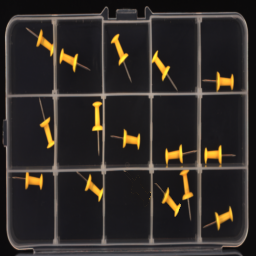
#> input picture figures/assets/058_fault.png, 256 x 256 px, given in place of pushpin_intervention_3.png, which was not available
$ python fig_results.py
#> lines starting #> are read from the running program, lines starting #| are printed output that depends on the picture
### scripts/style.py
"""Shared figure style: Times (TeX Gyre Termes) text, STIX math, TrueType embedding.

matplotlib cannot embed the CFF-flavoured TeX Gyre .otf files as Type 42, so the
first call converts them to TrueType in scripts/fonts/ (git-ignored).
"""
from pathlib import Path

import matplotlib
matplotlib.use("Agg")
import matplotlib.pyplot as plt
from matplotlib import font_manager

HERE = Path(__file__).resolve().parent
FIG = HERE.parent / "figures"
FONT_DIR = HERE / "fonts"
GYRE = Path("/usr/share/texmf/fonts/opentype/public/tex-gyre")

# column widths of the CVPR template, in inches
COL = 3.25
FULL = 6.875

# One system for every figure (see REVISION_NOTES.md):
#  models     released grey, class-wide purple, footprint green;
#             seed 1 = filled marker / solid line, seed 2 = hollow / dashed
#  edit types source light grey, sham blue, fault vermilion, vacancy ochre
#  overlays   target cyan (solid recipient, dashed vacated), queued pink;
#             reserved: never used for data
#  score maps greyscale (black = 0, white = 1)
C = {
    "released": "#4d4d4d",
    "classwide": "#7b5ea7",
    "footprint": "#1b8a6b",
    "upstream": "#b07aa1",
    "source": "#a0a0a0",
    "sham": "#3d7dc4",
    "fault": "#d55e00",
    "vacancy": "#b58a1a",
    "target": "#00b4d8",
    "queued": "#e7298a",
    "train": "#1b8a6b",      # "what we change"
    "calib": "#3d5a99",      # "fixed on training data"
    "alarm": "#c0392b",
    "grey": "#555555",
    "light": "#d9d9d9",
    "pin": "#e8c547",
}
SCORE_CMAP = "gray"

def _otf_to_ttf(src, dst):
    from fontTools.ttLib import TTFont
    from fontTools.pens.cu2quPen import Cu2QuPen
    from fontTools.pens.ttGlyphPen import TTGlyphPen

    f = TTFont(src)
    gs = f.getGlyphSet()
    glyf = {}
    for name in f.getGlyphOrder():
        pen = TTGlyphPen(gs)
        gs[name].draw(Cu2QuPen(pen, max_err=1.0, reverse_direction=True))
        glyf[name] = pen.glyph()
    from fontTools.ttLib import newTable
    t = newTable("glyf"); t.glyphs = glyf; t.glyphOrder = f.getGlyphOrder()
    f["glyf"] = t
    f["loca"] = newTable("loca")
    f["maxp"].tableVersion = 0x00010000
    for k in ("maxZones", "maxTwilightPoints", "maxStorage", "maxFunctionDefs",
              "maxInstructionDefs", "maxStackElements", "maxSizeOfInstructions",
              "maxComponentElements", "maxPoints", "maxContours",
              "maxCompositePoints", "maxCompositeContours", "maxComponentDepth"):
        setattr(f["maxp"], k, 0 if k != "maxZones" else 1)
    f["head"].glyphDataFormat = 0
    del f["CFF "]
    if "VORG" in f:
        del f["VORG"]
    f["post"].formatType = 2.0
    f["post"].extraNames = []
    f["post"].mapping = {}
    f["post"].glyphOrder = f.getGlyphOrder()
    f.sfntVersion = "\x00\x01\x00\x00"
    f.save(dst)


def setup():
    FONT_DIR.mkdir(exist_ok=True)
    for st in ("regular", "bold", "italic", "bolditalic"):
        dst = FONT_DIR / f"texgyretermes-{st}.ttf"
        if not dst.exists():
            _otf_to_ttf(GYRE / f"texgyretermes-{st}.otf", dst)
        font_manager.fontManager.addfont(str(dst))
    # drop the system CFF copies so matplotlib picks the TrueType ones
    font_manager.fontManager.ttflist = [
        f for f in font_manager.fontManager.ttflist
        if not (f.name == "TeX Gyre Termes" and f.fname.endswith(".otf"))]
    plt.rcParams.update({
        "font.family": "serif",
        "font.serif": ["Times New Roman", "TeX Gyre Termes", "Times", "Nimbus Roman"],
        "mathtext.fontset": "stix",
        "pdf.fonttype": 42,
        "ps.fonttype": 42,
        "font.size": 8,
        "axes.titlesize": 8.5,
        "axes.labelsize": 8,
        "xtick.labelsize": 7.5,
        "ytick.labelsize": 7.5,
        "legend.fontsize": 7.5,
        "mathtext.default": "it",
        "axes.spines.top": False,
        "axes.spines.right": False,
        "axes.linewidth": 0.6,
        "xtick.major.width": 0.6,
        "ytick.major.width": 0.6,
        "lines.linewidth": 1.2,
        "savefig.dpi": 400,
        "savefig.bbox": "tight",
        "savefig.pad_inches": 0.02,
    })


# [20 lines left out: functions errbar, sprite, not called in this run]


def score_map_values(asset, kind):
    """Scores recovered from a draft raster by inverting its colour map (median error ~1 grey level).

    kind = "draft" uses the draft's colour bar (guidance_maps_2), "magma" matplotlib's magma.
    """
    import numpy as np
    from PIL import Image
    from matplotlib import colormaps
    im = np.asarray(Image.open(FIG / "assets" / f"{asset}.png").convert("RGB")).astype(float)
    if kind == "draft":
        lut = np.asarray(Image.open(FIG / "assets" / "guidance_maps_2.png").convert("RGB"))[5] / 255.0
    else:
        lut = colormaps["magma"](np.linspace(0, 1, 256))[:, :3]
    flat = im.reshape(-1, 3)
    out = np.empty(len(flat))
    for i in range(0, len(flat), 4096):
        d = ((flat[i:i + 4096, None, :] - lut[None] * 255) ** 2).sum(-1)
        out[i:i + 4096] = d.argmin(1) / (len(lut) - 1)
    return out.reshape(im.shape[:2])


def panel(ax, letter, x=-0.02, y=1.02):
    ax.text(x, y, f"({letter})", transform=ax.transAxes, fontweight="bold",
            fontsize=9, ha="right", va="bottom")


# [15 lines left out: functions checkmin, save, not called in this run]

### scripts/fig_results.py
"""Result figures of the main paper (Figs. 3-8). All numbers come from scripts/data.py.

Colour system (style.C): models released grey / class-wide purple / footprint green,
seed 2 hollow or dashed; edit types source grey / sham blue / fault vermilion /
vacancy ochre; cyan = target and orange = queued untouched are overlays only;
score maps in greyscale. No text below 7 pt (style.save checks this).
Run: python -I scripts/fig_results.py
"""
import sys
from pathlib import Path

import numpy as np
from PIL import Image

sys.path.insert(0, str(Path(__file__).resolve().parent))
import data as D  # noqa: E402
import style  # noqa: E402

style.setup()
import matplotlib.pyplot as plt  # noqa: E402
from matplotlib.lines import Line2D  # noqa: E402
from matplotlib.patches import Patch, Rectangle  # noqa: E402

C = style.C
A = style.FIG / "assets"
GREY = plt.get_cmap(style.SCORE_CMAP)
DASH = (0, (2.2, 1.4))


def rgb(name):
    return np.asarray(Image.open(A / f"{name}.png").convert("RGB"))


def cell_box(ax, xs, ys, c, r, col, ls="-", lw=1.4, inset=0.008):
    x0, x1, y0, y1 = xs[c], xs[c + 1], ys[r], ys[r + 1]
    ax.add_patch(Rectangle((x0 + inset, y0 + inset), x1 - x0 - 2 * inset, y1 - y0 - 2 * inset,
                           fc="none", ec=col, lw=lw, ls=ls, zorder=5))


def no_frame(ax):
    ax.set_xticks([])
    ax.set_yticks([])
    for sp in ax.spines.values():
        sp.set_visible(False)


# ---------------------------------------------------------------------------
def photos():
    """Fig. 3: real matched edits (oracle maps) and the per-compartment change of the released map."""
    fig = plt.figure(figsize=(style.FULL, 2.25))
    gs = fig.add_gridspec(2, 5, width_ratios=[1, 1, 1, 1, 0.06], wspace=0.05, hspace=0.42,
                          left=0.075, right=0.955, top=0.86, bottom=0.08)
    heads = ["Source", "Valid sham", "Fault", r"Fault: $|\Delta S|$ per compartment"]
    rows = ["Typical fault\n(median effect)", "Sham that\nraises an alarm"]
    for i, row in enumerate(D.PHOTO_ROWS):
        delta = style.score_map_values(f"pushpin_intervention_{4 * i + 3}", "magma")
#> the loop in score_map_values, `for i in range(0, len(flat), 4096):` made 16 passes
#> i on passes 2 to 13: 4096, 8192, 12288, 16384, 20480, 24576, 28672, 32768, 36864, 40960, 45056, 49152
#> pass 1, in score_map_values, `d = ((flat[i:i + 4096, None, :] - lut[None] * 255) ** 2).sum(-1)`:
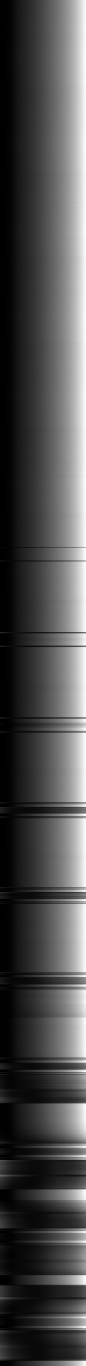
#> d: shape (4096, 256) float64 (shown at 1/3 size); min 112.2, max 151033.7, mean 45679.5; drawn with min black and max white
#> pass 2, in score_map_values, `d = ((flat[i:i + 4096, None, :] - lut[None] * 255) ** 2).sum(-1)`:
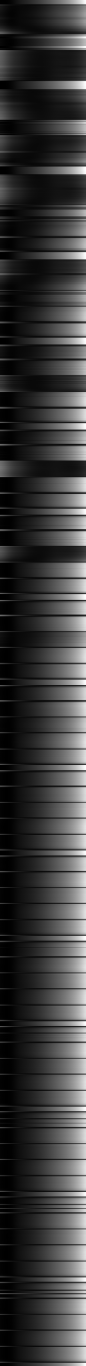
#> d: shape (4096, 256) float64 (shown at 1/3 size); min 133.6, max 149340.2, mean 34780.1; drawn with min black and max white
#> pass 3, in score_map_values, `d = ((flat[i:i + 4096, None, :] - lut[None] * 255) ** 2).sum(-1)`:
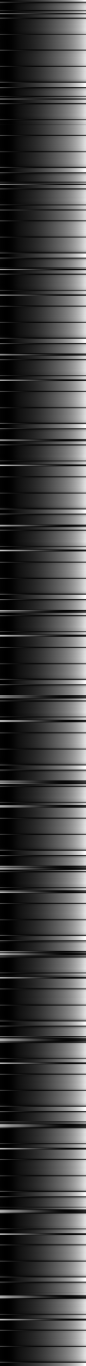
#> d: shape (4096, 256) float64 (shown at 1/3 size); min 149.6, max 148496.3, mean 38897.7; drawn with min black and max white
#> in score_map_values, `return out.reshape(im.shape[:2])`:
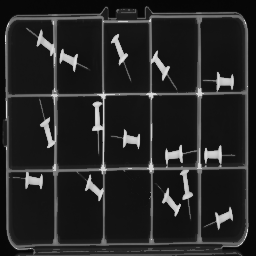
#> returned value: shape (256, 256) float64; min 0.0196, max 0.882, mean 0.147
        H, W = delta.shape
#> H = 256; W = 256
        for j in range(4):
            ax = fig.add_subplot(gs[i, j])
            if j < 3:
                ax.imshow(rgb(f"pushpin_intervention_{4 * i + j}"), extent=(0, 1, 1, 0), aspect="auto",
                          interpolation="lanczos")
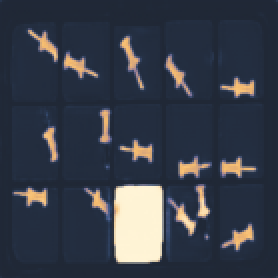
#> input picture figures/assets/guidance_maps_0.png, 139 x 139 px, given in place of pushpin_intervention_0.png, which was not available (shown 2 times larger)
            else:
                ax.add_patch(Rectangle((0, 0), 1, 1, fc="#bdbdbd", ec="none"))
                for r in range(3):
                    for c in range(5):
                        y0, y1 = int(D.PHOTO_Y[r] * H) + 3, int(D.PHOTO_Y[r + 1] * H) - 3
                        x0, x1 = int(D.PHOTO_X[c] * W) + 3, int(D.PHOTO_X[c + 1] * W) - 3
                        v = float(np.median(delta[y0:y1, x0:x1]))
                        X0, X1, Y0, Y1 = D.PHOTO_X[c], D.PHOTO_X[c + 1], D.PHOTO_Y[r], D.PHOTO_Y[r + 1]
                        ax.add_patch(Rectangle((X0 + .005, Y0 + .01), X1 - X0 - .01, Y1 - Y0 - .02,
                                               fc=GREY(v), ec="none"))
                        ax.text((X0 + X1) / 2, (Y0 + Y1) / 2, f"{v:.2f}", ha="center", va="center",
                                fontsize=7, color="black" if v > 0.55 else "white")
            ax.set_xlim(0, 1)
            ax.set_ylim(1, 0)
            no_frame(ax)
            if j in (0, 1):   # the pin that moves (no target here)
                cell_box(ax, D.PHOTO_X, D.PHOTO_Y, *row["src"], "white", DASH, lw=1.2)
            else:
                cell_box(ax, D.PHOTO_X, D.PHOTO_Y, *row["src"], C["target"], DASH)
                cell_box(ax, D.PHOTO_X, D.PHOTO_Y, *row["dst"], C["target"], "-")
            if i == 0:
                ax.set_title(heads[j], fontsize=8, pad=3)
            if j < 3:
                s, a = row["score"][j], row["alert"][j]
                ax.text(0.0, -0.04, f"max $S$ = {s:.3f}" + ("   alarm" if a else "   no alarm"),
                        transform=ax.transAxes, va="top", fontsize=7.5,
                        color=C["alarm"] if a else "#333333", fontweight="bold" if a else "normal")
            if j == 0:
                ax.set_ylabel(rows[i], fontsize=7.5, labelpad=3)
    cax = fig.add_subplot(gs[:, 4])
    cax.imshow(np.linspace(1, 0, 128)[:, None], cmap=GREY, aspect="auto", extent=(0, 1, 0, 1))
    cax.set_xticks([])
    cax.yaxis.tick_right()
    cax.set_yticks([0, 0.5, 1])
    cax.set_ylabel(r"$|\Delta S|$", fontsize=7.5, rotation=90, labelpad=2)
    cax.yaxis.set_label_position("right")
    fig.text(0.075, 0.965, f"Released composition branch, oracle maps: alarm if max $S > t_s$ = "
             f"{D.T_S['oracle']:.3f}", fontsize=7.5, va="top")
    style.save(fig, "matched_photos")


# ---------------------------------------------------------------------------
# [302 lines left out: functions collateral, guidance, forest, branches, graph, not called in this run]


if __name__ == "__main__":
#> (the run stopped early here; a loop or call above may not have finished)
